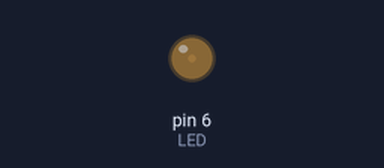
Simulated run of this sketch. Board: Arduino Uno, built with avr-gcc and run on an emulated ATmega328P. Parts: output pins drawn as LEDs (lit = HIGH).

Above: at 0.05 s.
At 0.8 s:
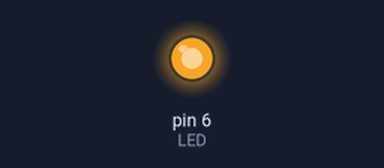
At 1.2 s:
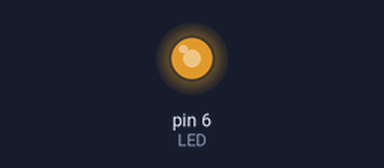
At 1.6 s:
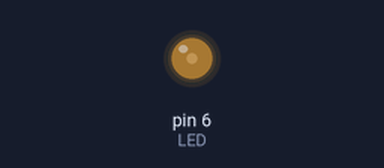
Timing chart, 0 to 4.4 s (numbered marks = the images above):
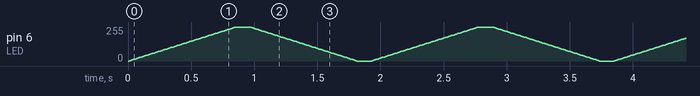

The sketch:

AnalogLed.ino
```cpp
const int LED = 6;

void setup() {
  pinMode(LED, OUTPUT);
}

void loop() {
  for (int i = 0; i < 256; i += 3) {
    analogWrite(LED, i);
    delay(10);
  }
  delay(100);
  for (int j = 255; j >= 0; j -= 3) {
    analogWrite(LED, j);
    delay(10);
  }
  delay(100);
}
```
